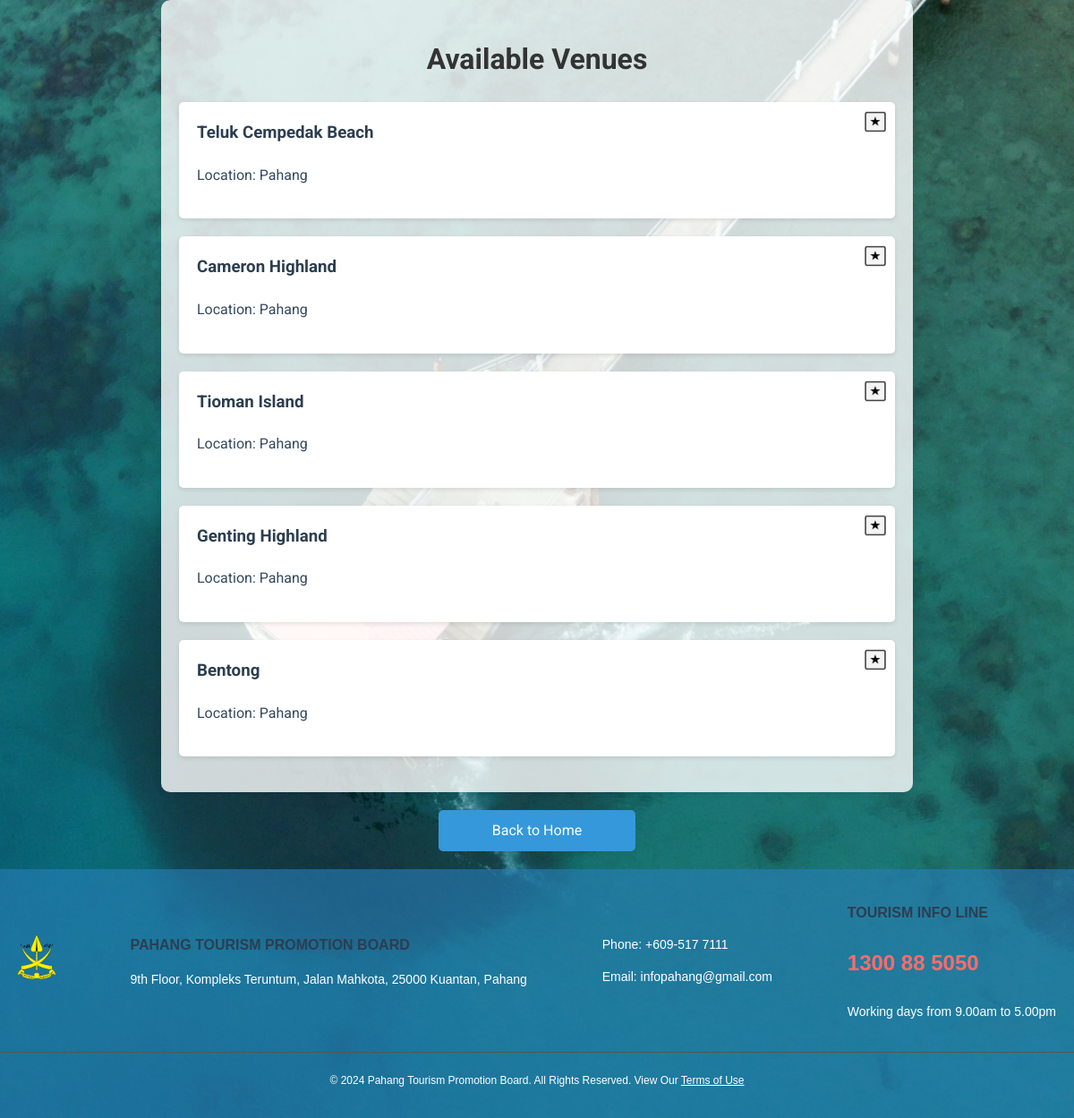
Screenshot of /venues/ with the database file from the repository.
### PahangPrism/models.py (models this page shows)
class Venue(models.Model):
    venueID = models.CharField(primary_key=True, max_length=50)
    name = models.CharField(max_length=255)
    location = models.CharField(max_length=255)

### PahangPrism/views.py (the view)
# urls.py: path('venues/', views.venue_list, name='venue_list'),
def venue_list(request):
    venues = Venue.objects.all()
    starred_venues = []
    if request.user.is_authenticated:
        starred_items = StarredItem.objects.filter(userID=request.user, content_type='venue')
        starred_venues = [item.object_id for item in starred_items]
    context = {
        'venues': venues,
        'starred_venues': starred_venues
    }
    return render(request, 'venue_list.html', context)

### PahangPrism/templates/venue_list.html (shortened to what this page needs)
{% load static %}
<!DOCTYPE html>
<html lang="en">
<head>
    <link rel="stylesheet" href="{% static 'css/style.css' %}">
    <link rel="stylesheet" href="{% static 'css/venue_list.css' %}">
</head>
<body class="venue-list-body">
    <div class="container">
        <h1>Available Venues</h1>
        <ul class="venue-list">
            {% for venue in venues %}
            <li class="venue-item">
                <h3>{{ venue.name }}</h3>
                <p>Location: {{ venue.location }}</p>
                <a href="{% url 'star_item' 'venue' venue.venueID %}" class="star-btn">
                    {% if venue.venueID in starred_venues %}
                        <img src="{% static 'image/unstar.png' %}" alt="Unstar">
                    {% else %}
                        <img src="{% static 'image/star.png' %}" alt="Star">
                    {% endif %}
                </a>
            </li>
            {% endfor %}
        </ul>
    </div>
    <a href="{% url 'index' %}" class="btn home-btn">Back to Home</a>
    <footer>
    <div class="footer-content">
        <div class="footer-logo">
            <img src="{% static 'image/pahangnewlogo.png' %}" alt="Pahang Prism Logo">
        </div>
        <div class="footer-address">
            <h3>PAHANG TOURISM PROMOTION BOARD</h3>
            <p>9th Floor, Kompleks Teruntum, Jalan Mahkota, 25000 Kuantan, Pahang</p>
        </div>
        <div class="footer-contact">
            <p>Phone: +609-517 7111</p>
            <p>Email: infopahang@gmail.com</p>
        </div>
        <div class="footer-info-line">
            <h3>TOURISM INFO LINE</h3>
            <p class="info-number">1300 88 5050</p>
            <p>Working days from 9.00am to 5.00pm</p>
        </div>
    </div>
    <div class="footer-bottom">
        <p>&copy; 2024 Pahang Tourism Promotion Board. All Rights Reserved. View Our <a href="#">Terms of Use</a></p>
    </div>
</footer>
</body>
</html>

### PahangPrism/static/css/style.css (style rules this page uses)
:root { --primary-color: #3498db; --secondary-color: #2c3e50; --background-color: #f4f4f4; --text-color: #333; --card-background: #ffffff; }
html, body { height: 100%; margin: 0; }
body { font-family: 'Roboto', Arial, sans-serif; background-color: var(--background-color); color: var(--text-color); line-height: 1.6; padding: 0; }
.container { background-color: #ffffff7b; max-width: 1200px; margin: 0 auto; padding: 20px; }
h1, h2, h3 { color: var(--secondary-color); }
.btn { display: inline-block; background-color: var(--primary-color); color: white; padding: 10px 15px; border: none; border-radius: 4px; cursor: pointer; text-decoration: none; font-size: 16px; transition: background-color 0.3s ease; }
footer { background-color: #297fb99b; color: #fff; padding: 20px 0; font-family: Arial, sans-serif; }
.footer-content { display: flex; justify-content: space-between; align-items: center; max-width: 1200px; margin: 0 auto; padding: 0 20px; }
.footer-logo img { height: 50px; width: auto; }
.footer-address, .footer-contact, .footer-info-line { font-size: 14px; }
.footer-address h3, .footer-info-line h3 { font-size: 16px; margin-bottom: 5px; }
.info-number { font-size: 24px; font-weight: bold; color: #ff6b6b; }
.footer-bottom { text-align: center; margin-top: 20px; padding-top: 10px; border-top: 1px solid #555; font-size: 12px; }
.footer-bottom a { color: #fff; text-decoration: underline; }

### PahangPrism/static/css/venue_list.css (style rules this page uses)
.venue-list-body { background-image: url('../image/beachkuantan.jpg'); background-size: cover; background-position: center; background-attachment: fixed; font-family: 'Roboto', sans-serif; }
.container { max-width: 800px; margin: 0 auto; padding: 20px; background-color: rgba(255, 255, 255, 0.8); border-radius: 10px; box-shadow: 0 0 10px rgba(0, 0, 0, 0.1); }
h1 { text-align: center; color: #333; }
.venue-list { list-style-type: none; padding: 0; }
.venue-item { background-color: #fff; margin-bottom: 20px; padding: 20px; border-radius: 5px; box-shadow: 0 2px 5px rgba(0, 0, 0, 0.1); position: relative; }
.venue-item h3 { margin-top: 0; color: #2c3e50; }
.venue-item p { color: #34495e; }
.star-btn { position: absolute; top: 10px; right: 10px; background: none; border: none; cursor: pointer; }
.star-btn img { width: 24px; height: 24px; }
.home-btn { display: block; width: 200px; margin: 20px auto; padding: 10px; text-align: center; background-color: #3498db; color: #fff; text-decoration: none; border-radius: 5px; transition: background-color 0.3s; }

### rows the page displays
Venue: name "Teluk Cempedak Beach", location "Pahang"
Venue: name "Cameron Highland", location "Pahang"
Venue: name "Tioman Island", location "Pahang"
Venue: name "Genting Highland", location "Pahang"
Venue: name "Bentong", location "Pahang"
